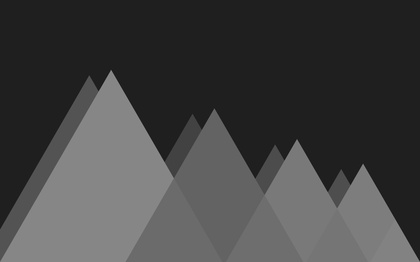
%> input picture imageStiching/originalImage.jpg, 420 x 262 px, shrunk from 2880 x 1800 before the run
$ octave --eval "demo3a;"   (GNU Octave 9; MATLAB toolbox functions it lacks are replaced by stand-ins)
%> lines starting %> are read from the running program, lines starting %| are printed output that depends on the picture
### imageStiching/myDetectHarrisFeatures.m
%Harris Corner Detector
%corners = myDetectHarrisFeatures( I )
%I : MxN grayscale image,double values [0,1]
%corners : Kx2 , every row is the coordinates of a corner
%extracted using Harris Corner Detector
function corners = myDetectHarrisFeatures( I )

I=double(I)/256;%metatroph ths eikonas


[ M , N ]=size( I );

mask=fspecial('prewitt');
dx1=filter2(mask, I ,'same');%orizontia paragwgos
dx2=filter2(mask', I ,'same');%katheth
I11=dx1.*dx1;
I12=dx1.*dx2;
I22=dx2.*dx2;


%gaussian filter
s=1;
Nu=3;
w=fspecial('gaussian',Nu,s);%wighted matrix
%%%%%%%%%%%%%%
k=.06;
%thr=0.00001;%%%%%set1
thr=0.01;%%%%set2 .01

%summations
A=conv2(I11,w,'same');
B=conv2(I12,w,'same');
C=conv2(I22,w,'same');

A=A(11:end-11,11:end-11);
B=B(11:end-11,11:end-11);
C=C(11:end-11,11:end-11);
% [11 lines of commented-out code are left out]

T=A+C;
D=A.*C - B.*B;
R=D-k*T.*T;

[i,j]=find(R>thr);
cornersR=[i+11 j+11 R(find(R>thr))];%+11 logw twn akrianwn


corners=[];
%edw lunoume to provlhma thn emfaniseis pollwn suntetagmenwn
%poy praktika antistoixoun se 1 gwnia
%1)vriskoume oles tis poy einai konta se mia gwnia (au8ereto)
%se kapoia apostash
%2)vriskoume poio apo ayta exei ton megalutero suntelesth gwniothtas
%kai ton kratame
%3)diagrafoyme oles tis gwnies se ekeinh thn geitonia
%4)epanalambanoyme mexri na teleiwsoun oi gwnies

while ~isempty(cornersR)%%%
    %o pinakas cornersR periexei oles tis gwnies,akoma kai  aytes poy einai
    %konta

    %vriskoyme oles tis gwnies poy vriskontai konta se kapoia gwnia
    id=rangesearch(cornersR(:,1:2),cornersR(1,1:2),15,'Distance','euclidean');
    id=id{1};
    %anazhtoyme thn gwnia me to  megalutero metro gwniothtas kai thn
    %kratame
    i=find(cornersR(id,3)==max(cornersR(id,3)),1);
    corners=[corners ; cornersR(id(i),1:2)];
    %adeiazoyme ton pikana cornersR
    cornersR(id,:)=[];
end


if isempty(corners)
    return
end

% [7 lines of commented-out code are left out]


end

### imageStiching/stitch.m
function canvas = stitch( canvas , image , segment )
c1=myDetectHarrisFeatures(image);
c2=myDetectHarrisFeatures(segment);


f1=extractSurfFeatures(image,c1);
f2=extractSurfFeatures(segment,c2);


R=possiblePairs(f1,f2);


[A , B] = myransac(c1,c2,R);


c2t=myReshape(segment,0);%%allagh anaparastashs ths eikonas


c12=A\(c2t(:,1:2)' - repmat(B,1,size(c2t(:,1:2)',2)));

c12=[floor(c12') c2t(:,3)];


[Mim,Nim]=size(image);
[Mcan,Ncan]=size(canvas);
offset_i=Mcan/2 - Mim/2 +1;
offset_j=Ncan/2 - Nim/2 +1;

%offset_i=0;
%offset_j=0;
for i=1:size(c12(:,1),1)

    canvas(c12(i,1)+offset_i,c12(i,2)+offset_j)=double(c12(i,3))/256;

end


end

### imageStiching/extractSurfFeatures.m
%U-SURF descritor
function features = extractSurfFeatures(I,intPoints)
I=double(I)/256;%uni8 to double [0,1]
%I=padarray(I,[11 11]);

%intPoints=intPoints + 11*ones(size(intPoints));

features=zeros(length(intPoints),64);

haar=[-1 -1 ;1 1];

Gs=mat2cell(fspecial('gaussian',20,1),[5 5 5 5],[5 5 5 5]);

%ksekiname na ergazomaste gia kathe
%shmeio endiaferontos

for i=1:length(intPoints)

    splitted=I(intPoints(i,1)-9:intPoints(i,1)+10,...
        intPoints(i,2)-9:intPoints(i,2)+10);%20x20 box gurw apo to int p
    subs=mat2cell(splitted,[5 5 5 5],[5 5 5 5]);%16 5z5 boxes

    for j=1:16%5x5
        temp=subs{j};
        tempindex=4*j-3;

        dx=conv2(temp,haar,'same');
        dy=conv2(temp,haar','same');

        %dx=dx.*Gs{j};
        %dy=dy.*Gs{j};


        a=sum(sum(dx));
        b=sum(sum(dy));
        c=sum(sum(abs(dx)));
        d=sum(sum(abs(dy)));

        features(i,tempindex:tempindex+3)=[a b c d];
    end

end


end

### imageStiching/possiblePairs.m
%
function R = possiblePairs( features1 , features2 )
%thr=.1;%%set1
%thr=1;%%set2


R=[];

for i=1:size(features1,1)
    thr=immse(features1(i,:),features2(1,:));
    min=[];
    for j=1:size(features2,1)
        if immse(features1(i,:),features2(j,:))<thr
            min=[i j];
            thr=immse(features1(i,:),features2(j,:));
        end
    end
    R=[R;min];
end


end

### imageStiching/myransac.m
function [ A , B ] = myransac( intPoints1, intPoints2, R)

repNumb=1000;
%thr=.001;%set1
thr=2;%set2
maxK=-1;%%maximum gia ta shmeia endiaferontos

uni=unique(R(:,1),'stable');

for i=1:repNumb
    %%%3random points
    rng('shuffle');
    %a=randi(length(R),1000,1);%%tyxaia shmeia apo ton pinaka R
    %a=unique(a,'stable');%%diaforetika shmeia.
    %an epilegei to idio shmeio, den yparxei lush gia thn find Affine
    %a=a(1:3);%3 random shmeia
    %%%end


    a=randi(length(uni),3,1);
    while length(unique(R(a,2)))~=3 || length(unique(R(a,1)))~=3
        a=randi(length(uni),3,1);
    end
    %if length(unique(R(a,2))) ~= 3
    %    continue;
    %end
    x1=R(a,1);
    x2=R(a,2);


    [ Ai , Bi ]=findAffineTransform( intPoints1(x1,:) , intPoints2(x2,:));

    bb=repmat(Bi,1,size(intPoints1',2));


    transf_points=Ai*intPoints1' + bb;%%metasxhmatismena ola ta shmeia
    % gia logous aplothtas tha sugkrinoyme ta metasxhmatismena shmeia
    %me ta antistoixa apo ton pinaka R

    transf_points=transf_points';

    differences=transf_points(R(:,1),:) - intPoints2(R(:,2),:); %Nx2

    %eukleidia apostash shmeiwn
    xx=differences(:,1).^2;
    yy=differences(:,2).^2;
    difs=sqrt(xx+yy);

    k=sum(difs<thr);%
    %maximum ari8mos shmeiwn poy tairiazoyn
    if k>maxK
        maxK=k;
        A=Ai;
        B=Bi;
    end

end


end

### imageStiching/demo3a.m
function demo3a

tic


my_Image=imread('originalImage.jpg');
%> my_Image is the input picture: size 262x420 uint8; min 20, max 145, mean 66.8
seg1=imread('segment_1.jpg');
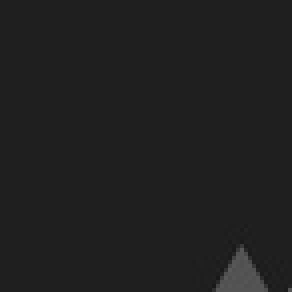
%> input picture imageStiching/segment_1.jpg, 73 x 73 px, shrunk from 500 x 500 before the run (shown 4 times larger)
%> seg1 is the input picture: size 73x73 uint8; min 24, max 90, mean 31.8
seg2=imread('segment_2.jpg');
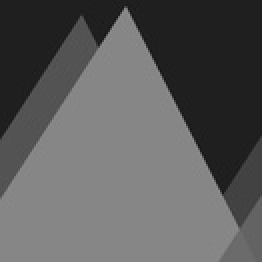
%> input picture imageStiching/segment_2.jpg, 131 x 131 px, shrunk from 900 x 900 before the run (shown 2 times larger)
%> seg2 is the input picture: size 131x131 uint8; min 20, max 145, mean 91.7
seg3=imread('segment_3.jpg');
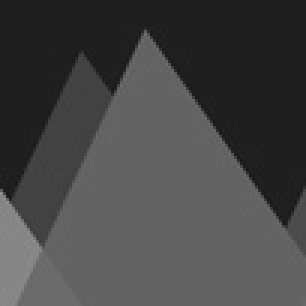
%> input picture imageStiching/segment_3.jpg, 102 x 102 px, shrunk from 700 x 700 before the run (shown 3 times larger)
%> seg3 is the input picture: size 102x102 uint8; min 23, max 143, mean 69.9

canvas=ones(size(my_Image));

%canvas=stitch(canvas,my_Image,seg1);
canvas=stitch(canvas,my_Image,seg2);
%> in myDetectHarrisFeatures, `R=D-k*T.*T;`:
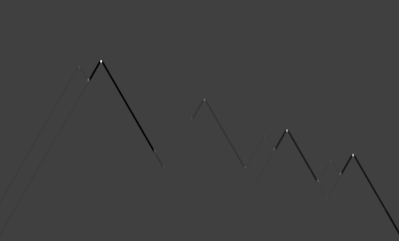
%> R: size 241x399 double; min -0.0517, max 0.153, mean -0.000242; drawn with min black and max white
%> in myDetectHarrisFeatures, `[i,j]=find(R>thr);`: i = 43 values from 60 to 182; j = 43 values from 80 to 354
%> in myDetectHarrisFeatures, `cornersR=[i+11 j+11 R(find(R>thr))];`: cornersR = 43 rows, first 12: [78 91 0.0106; 91 99 0.0128; 92 99 0.0144; 90 100 0.0141; 91 100 0.0403; 92 100 0.0341; 72 112 0.0666; 73 112 0.105; 74 112 0.0402; 71 113 0.0134; 72 113 0.0934; 73 113 0.153]
%> the loop in myDetectHarrisFeatures, `while ~isempty(cornersR)` made 11 passes
%> (id, i, corners) on passes 1 to 6: ([1 4], 2, [90 100]), ([1 2 3 4], 3, [90 100; 91 100]), ([1 2 5 4 6 3 7], 5, [90 100; 91 100; 73 113]), (1, 1, [90 100; 91 100; 73 113; 162 167]), ([1 3 2 4], 2, [90 100; 91 100; 73 113; 162 167; 111 216]), (1, 1, [90 100; 91 100; 73 113; 162 167; 111 216; 179 257])
%> (id, i) on passes 7 to 11: ([1 3 2], 2), ([1 2 4 5 3 6], 4), ([1 2 3], 2), ([1 3 2 4], 2), ([1 2 5 6 3 7 4 8], 6)
%> after the loop in myDetectHarrisFeatures, `while ~isempty(cornersR)`: corners = [90 100; 91 100; 73 113; 162 167; 111 216; 179 257; 161 286; 142 299; 192 330; 185 352; 167 365]
%> in stitch, `c1=myDetectHarrisFeatures(image);`: c1 has the same summary as corners in myDetectHarrisFeatures
%> in myDetectHarrisFeatures (call 2), `D=A.*C - B.*B;`:
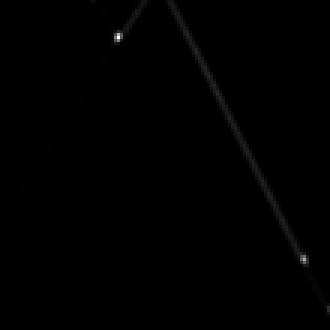
%> D: size 110x110 double (shown 3 times larger); min 0, max 0.0571, mean 0.000178; drawn with min black and max white
%> in myDetectHarrisFeatures (call 2), `R=D-k*T.*T;`:
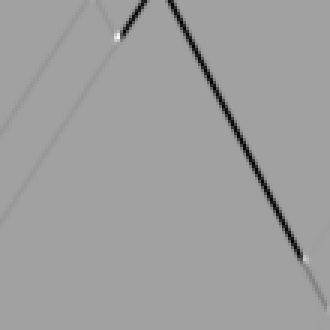
%> R: size 110x110 double (shown 3 times larger); min -0.0521, max 0.0304, mean -0.000864; drawn with min black and max white
%> in myDetectHarrisFeatures (call 2), `[i,j]=find(R>thr);`: i = [12; 13; 14; 12; 13; 87]; j = [39; 39; 39; 40; 40; 102]
%> in myDetectHarrisFeatures (call 2), `cornersR=[i+11 j+11 R(find(R>thr))];`: cornersR = [23 50 0.0116; 24 50 0.0206; 25 50 0.0121; 23 51 0.0234; 24 51 0.0304; 98 113 0.0132]
%> the loop in myDetectHarrisFeatures (call 2), `while ~isempty(cornersR)` made 2 passes
%> (id, i, corners) on passes 1 to 2: ([1 2 4 5 3], 4, [24 51]), (1, 1, [24 51; 98 113])
%> in stitch, `c2=myDetectHarrisFeatures(segment);`: c2 = [24 51; 98 113]
%> the loop in extractSurfFeatures (call 2), `for i=1:length(intPoints)` made 2 passes
%> pass 2, in extractSurfFeatures (call 2), `splitted=I(intPoints(i,1)-9:intPoints(i,1)+10, intPoints(i,2)-9:intPoi..`:
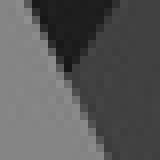
%> splitted: size 20x20 double (shown 8 times larger); min 0.0898, max 0.562, mean 0.35
%> after the loop in extractSurfFeatures (call 2), `for i=1:length(intPoints)`: features = 64 columns, first 8: [2.32 2.91 3.65 3.15 2.91 2.95 3.07 3.15; 3.57 4.71 6.12 5.09 4.72 4.71 4.86 4.77]
%> in stitch, `f2=extractSurfFeatures(segment,c2);`: f2 has the same summary as features in extractSurfFeatures
%> the loop in possiblePairs, `for i=1:size(features1,1)` made 11 passes
%> R on passes 3 to 10: [3 2], [3 2; 4 2], [3 2; 4 2; 5 2], [3 2; 4 2; 5 2; 6 2], [3 2; 4 2; 5 2; 6 2], [3 2; 4 2; 5 2; 6 2; 8 2], [3 2; 4 2; 5 2; 6 2; 8 2; 9 2], [3 2; 4 2; 5 2; 6 2; 8 2; 9 2]
%> after the loop in possiblePairs, `for i=1:size(features1,1)`: R = [3 2; 4 2; 5 2; 6 2; 8 2; 9 2; 11 2]
%> in myransac, `uni=unique(R(:,1),'stable');`: uni = [3; 4; 5; 6; 8; 9; 11]
1
%canvas=stitch(canvas,my_Image,seg3);

figure();
imshow(canvas);


toc

end
%> (the run ends here)
